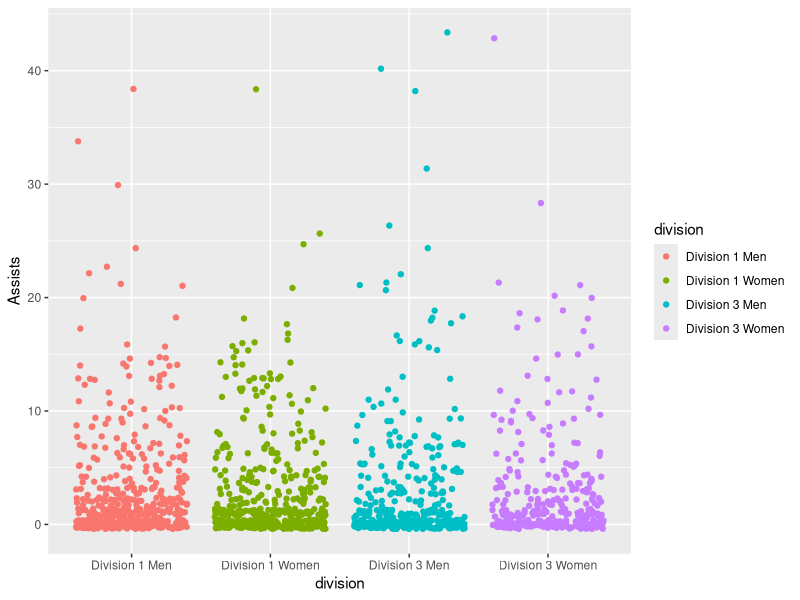
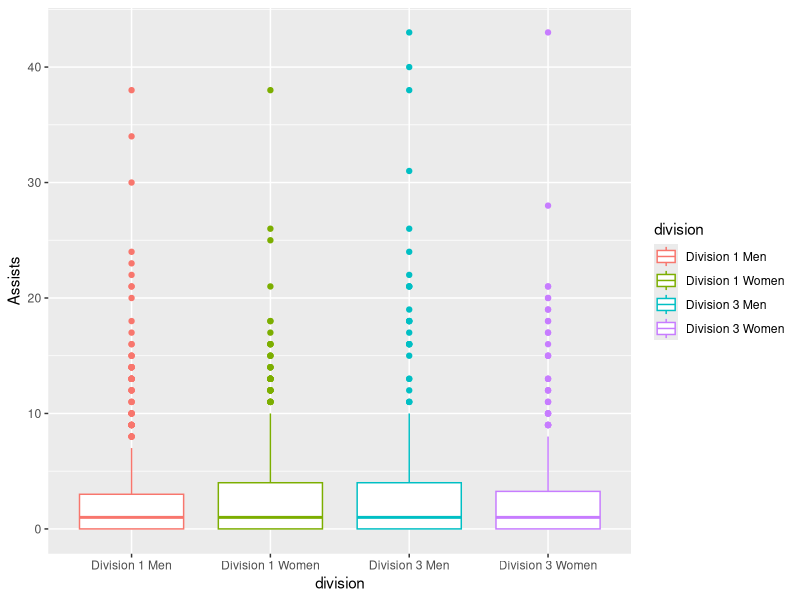
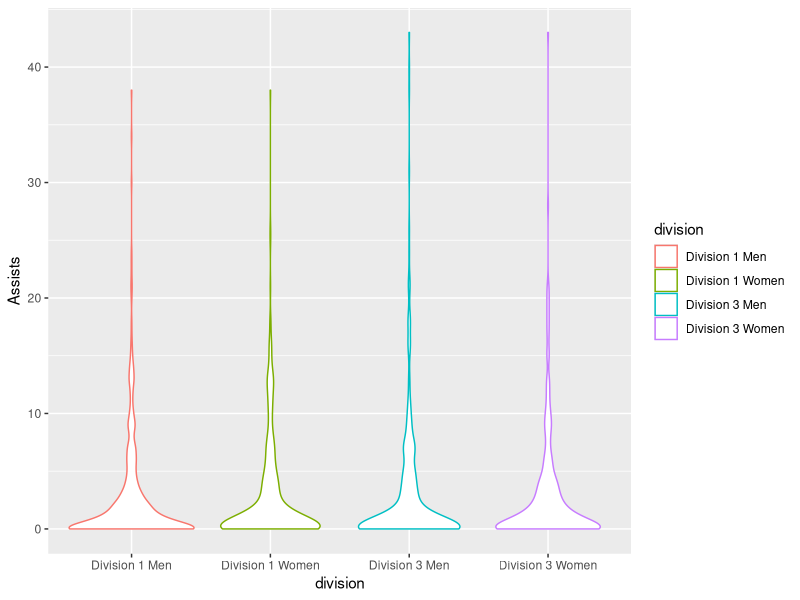
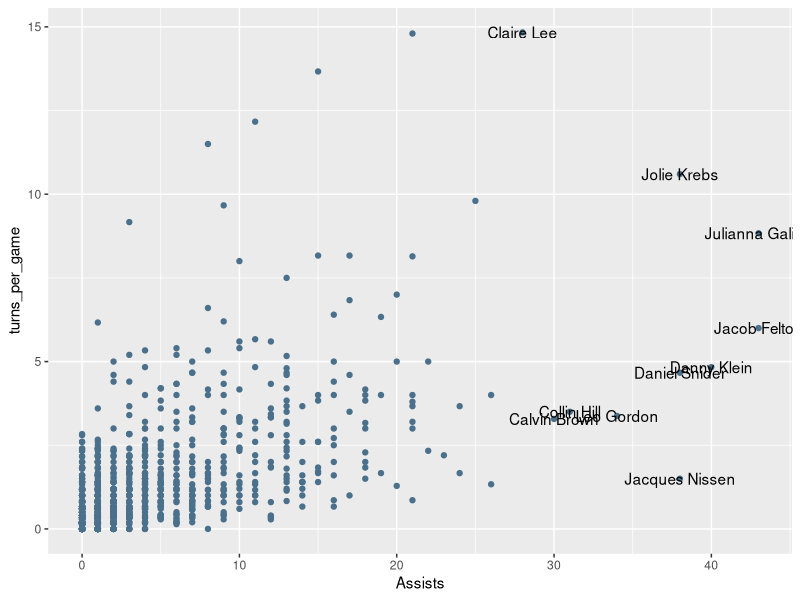
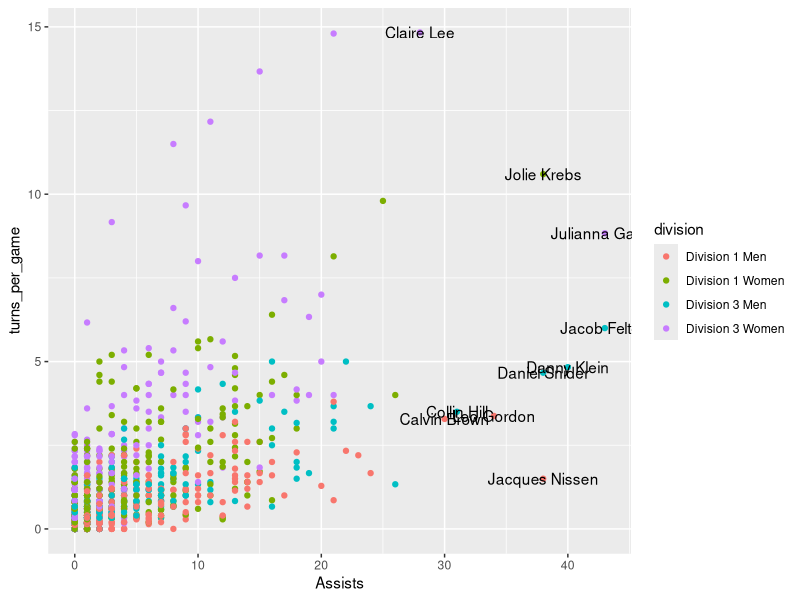
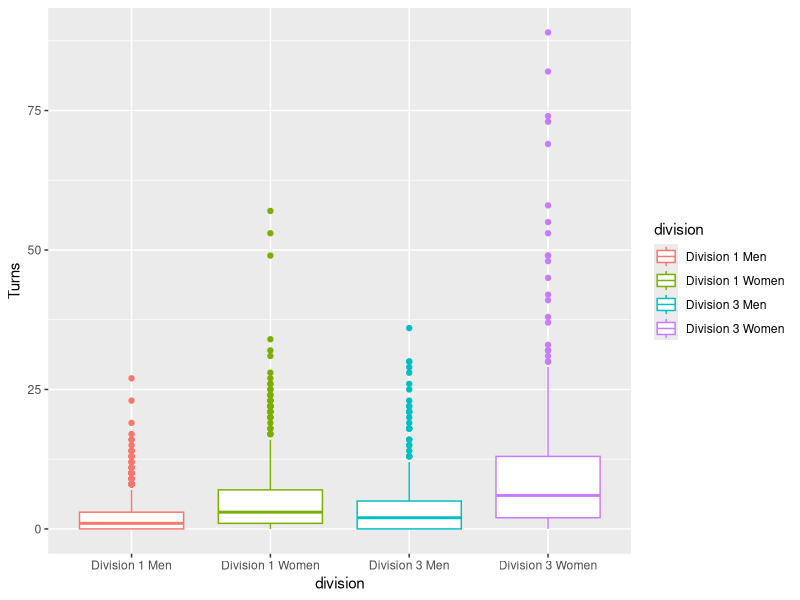
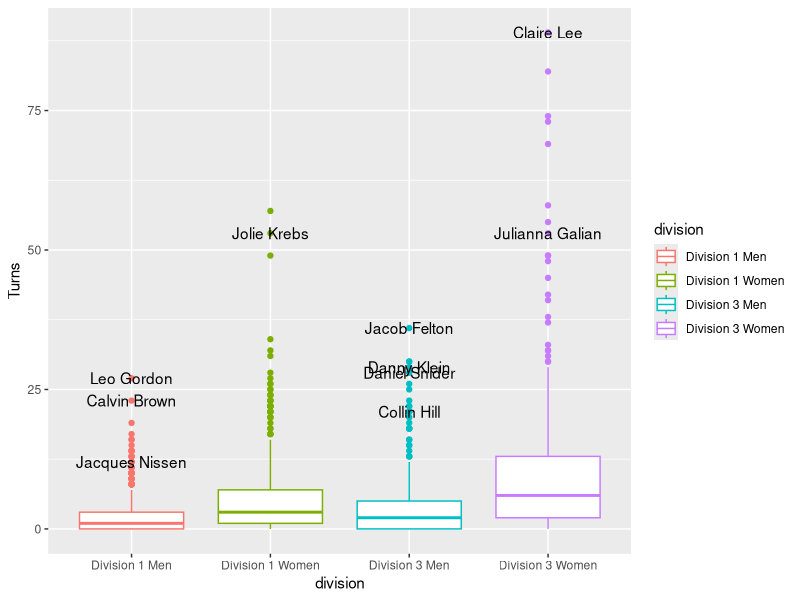
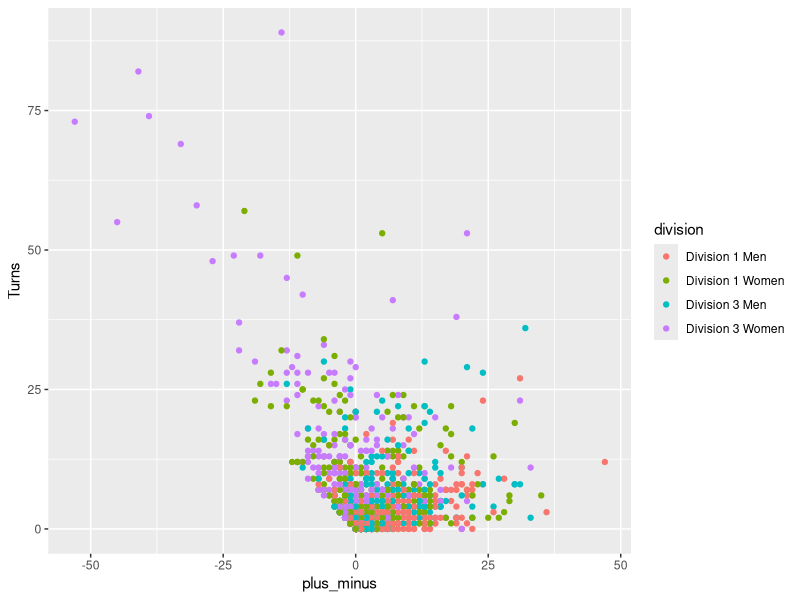

Write R code to recreate these figures, in order.
## ---- chunk 1
#| warning: false
library(tidyverse)
library(readr)
## ---- chunk 2
#| warning: false
ultimate_statistics <- read_csv('ultimate_total.csv', show_col_types = FALSE) |> select(-1)
ultimate_games <- read_csv('ultimate_games.csv', show_col_types = FALSE) |> select(-1)
## ---- chunk 3
ultimate_statistics <- ultimate_statistics |> pivot_wider(names_from = statistic, values_from = value)
## ---- chunk 4
ultimate_games <- ultimate_games |> pivot_wider(names_from = statistic, values_from = value)
## ---- chunk 5
ultimate_data <- left_join(ultimate_statistics, ultimate_games, by = join_by(player))
## ---- chunk 6
ultimate_data <- ultimate_data |> select(player, 
                                         level.x, 
                                         gender.x,
                                         division.x,
                                         team_name.x, 
                                         Turns, 
                                         Ds, 
                                         Assists, 
                                         Points, 
                                         `Plus Minus`, 
                                         `Team Games`)
## ---- chunk 7
ultimate_data <- ultimate_data |> rename(level = level.x, 
                        gender = gender.x, 
                        division = division.x,
                        team_name = team_name.x,
                        plus_minus = `Plus Minus`,
                        games = `Team Games`)
## Could also rename other variables to be lowercase
## ---- chunk 8
ultimate_data |> summary()
## Data should be in an appropriate form
## ---- chunk 9
ultimate_full <- ultimate_data |> mutate(turns_per_game = Turns/games, 
                                         ds_per_game = Ds/games,
                                         ast_per_game = Assists/games,
                                         pts_per_game = Points/games,
                                         pls_mns_per_game = plus_minus/games)
## ---- chunk 10
ultimate_full |> filter(Points > 0 | Assists > 0 | Turns > 0 | Ds > 0 | plus_minus != 0) |> 
  summarise(total_player = n())

## 1455 players had at least 1 Point, Assist, Turn, D, or plus_minus
## ---- chunk 11
ultimate_full |> arrange(desc(Assists)) |> slice(1:15) |> select(player, Assists, ast_per_game)
## ---- chunk 12
ultimate_full |> mutate(pts_contributed = Points + Assists) |> group_by(division) |> arrange(desc(pts_contributed)) |> select(player, Points, Assists, pts_contributed) |> slice(1)

## Leo Gordon, Jolie Krebs, Jacob Felton, Julianna Galian
## ---- chunk 13
ggplot(data = ultimate_full, aes(y = Assists, x = division)) +
  geom_jitter(aes(color = division))


ggplot(data = ultimate_full, aes(y = Assists, x = division)) +
  geom_boxplot(aes(color = division))

ggplot(data = ultimate_full, aes(y = Assists, x = division)) +
  geom_violin(aes(color = division))


## Could do boxplot or strip plot, violin plot would also work but doesn't display the data very well
## All divisions are pretty similar when it comes to how assists are distibuted
## ---- chunk 14
top_10_assists <- ultimate_full |> arrange(desc(Assists)) |> slice(1:10)


ggplot(data = ultimate_full, aes(x = Assists, y = turns_per_game)) +
  geom_point(color = "skyblue4") +
  geom_text(data = top_10_assists, aes(label = player))

## Could also color = division

ggplot(data = ultimate_full, aes(x = Assists, y = turns_per_game)) +
  geom_point(aes(color = division)) +
  geom_text(data = top_10_assists, aes(label = player))
## ---- chunk 15
ggplot(data = ultimate_full, aes(x = division, y = Turns)) +
  geom_boxplot(aes(color = division))
## ---- chunk 16
ggplot(data = ultimate_full, aes(x = division, y = Turns)) +
  geom_boxplot(aes(color = division)) +
  geom_text(data = top_10_assists, aes(label = player))
## ---- chunk 17
ggplot(data = ultimate_full, aes(x = plus_minus, y = Turns)) +
  geom_point(aes(color = division))

## This is a moderate negative linear relationship. Not a very strong relationship, but there is definitely a correlation between large amounts of turnovers and a lower plus/minus.
## ---- chunk 18
top_15_points <- ultimate_full |> arrange(desc(Points)) |> slice(1:15) |> mutate(player = reorder(player, Points))

ggplot(data = top_15_points, aes(y = player, x = Points)) +
  geom_col(aes(fill = division))

## The distribution of divisions for points is fairly balanced with every division included
## ---- chunk 19
top_15_ds <- ultimate_full |> arrange(desc(Ds)) |> slice(1:15) |> mutate(player = reorder(player, Ds))

ggplot(data = top_15_ds, aes(y = player, x = Ds)) +
  geom_col(aes(fill = division))


## Points is fairly balanced, with every division included while Ds only has the women's divisions, with D3 taking 11 of the top 15 spots.
## ---- chunk 20
ultimate_full |> group_by(division) |> summarise(tot_plus_minus = sum(plus_minus))
